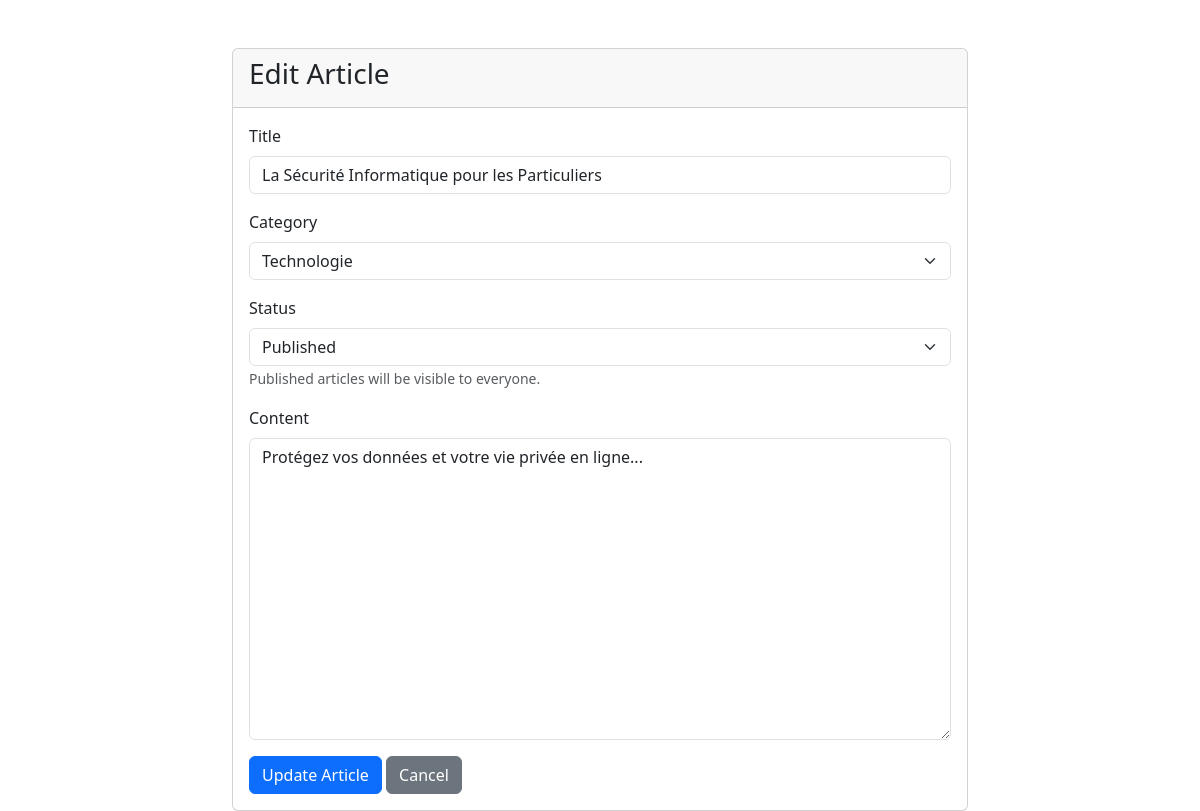
The app's page /author/my_article_form.php?id=25 (signed in) with its own data.
### tables this page shows
CREATE TABLE `article` (
  `id_article` int(11) NOT NULL,
  `titre` varchar(100) DEFAULT NULL,
  `contenu` text DEFAULT NULL,
  `date_creation` date DEFAULT NULL,
  `date_modification` date DEFAULT NULL,
  `nom_createur` varchar(30) DEFAULT NULL,
  `id_categorie` int(11) DEFAULT NULL,
  `statu` varchar(30) DEFAULT 'published'
);

CREATE TABLE `categorie` (
  `id_categorie` int(11) NOT NULL,
  `nom_categorie` varchar(30) DEFAULT NULL
);

### functions.php (called while the page is built, shortened)
<?php
function escape($string) {
    return htmlspecialchars($string, ENT_QUOTES, 'UTF-8');
}
function getAllCategories($pdo) {
    return $pdo->query("SELECT * FROM categorie ORDER BY nom_categorie")->fetchAll();
}
function getArticle($pdo, $id) {
    $stmt = $pdo->prepare("
        SELECT a.*, u.nom, u.prenom
        FROM article a
        LEFT JOIN users u ON a.nom_createur = u.user_name
        WHERE a.id_article = :id
    ");
    $stmt->execute([':id' => $id]);
    return $stmt->fetch();
}
?>

### author/my_article_form.php (the view, shortened to what this page needs)
<?php
require_once '../db.php';
require_once '../functions.php';
$title = '';
$content = '';
$categoryId = '';
$status = 'draft';
$isEdit = false;
if (isset($_GET['id'])) {
    $isEdit = true;
    $article = getArticle($pdo, $_GET['id']);
    $title = $article['titre'];
    $content = $article['contenu'];
    $categoryId = $article['id_categorie'];
    $status = $article['statu'];
}
$categories = getAllCategories($pdo);
?>
<!DOCTYPE html>
<html lang="en">
<head>
    <link href="https://cdn.jsdelivr.net/npm/bootstrap@5.3.0/dist/css/bootstrap.min.css" rel="stylesheet">
</head>
<body>
    <div class="container mt-5">
        <div class="row justify-content-center">
            <div class="col-md-8">
                <div class="card">
                    <div class="card-header">
                        <h3><?= $isEdit ? 'Edit' : 'Create New' ?> Article</h3>
                    </div>
                    <div class="card-body">
                        <form method="POST">
                            <div class="mb-3">
                                <label class="form-label">Title</label>
                                <input type="text" name="title" class="form-control" value="<?= escape($title) ?>" required>
                            </div>
                            <div class="mb-3">
                                <label class="form-label">Category</label>
                                <select name="category" class="form-select" required>
                                    <?php foreach ($categories as $cat): ?>
                                        <option value="<?= $cat['id_categorie'] ?>" <?= $categoryId == $cat['id_categorie'] ? 'selected' : '' ?>>
                                            <?= escape($cat['nom_categorie']) ?>
                                        </option>
                                    <?php endforeach; ?>
                                </select>
                            </div>
                            <div class="mb-3">
                                <label class="form-label">Status</label>
                                <select name="status" class="form-select">
                                    <option value="published" <?= $status == 'published' ? 'selected' : '' ?>>Published</option>
                                </select>
                                <small class="text-muted">Published articles will be visible to everyone.</small>
                            </div>
                            <div class="mb-3">
                                <label class="form-label">Content</label>
                                <textarea name="content" class="form-control" rows="12" required><?= escape($content) ?></textarea>
                            </div>
                            <button type="submit" class="btn btn-primary"><?= $isEdit ? 'Update' : 'Create' ?> Article</button>
                            <a href="my_articles.php" class="btn btn-secondary">Cancel</a>
                        </form>
                    </div>
                </div>
            </div>
        </div>
    </div>
</body>
</html>

### records on screen
article: title "La Sécurité Informatique pour les Particuliers", category "Technologie", status "Published", content "Protégez vos données et votre vie privée en ligne..."
